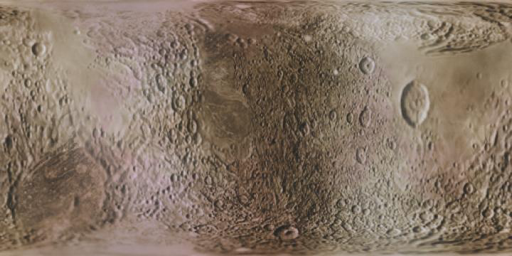
%> input picture Chapter_05/Pluto.png, 512 x 256 px
$ octave --eval "Globe;"   (GNU Octave 9; MATLAB toolbox functions it lacks are replaced by stand-ins)
%> lines starting %> are read from the running program, lines starting %| are printed output that depends on the picture
### General/NewFigure.m
%% NEWFIGURE Create a new named figure window
%% Form:
%   h = NewFigure( x, varargin )
%
%% Description
% Creates a new figure window and assigns it a name.
%
%% Inputs
%   x          (:)    Name for the figure
%   varargin   {}     Parameter pairs to pass to figure()
%
%% Outputs
%   h                 Handle to the figure

%% Copyright
%   Copyright (c) 2016 Princeton Satellite Systems, Inc.
%   All rights reserved.

function h = NewFigure( x, varargin )

h = figure(varargin{:});
set(h,'Name',x);

### Chapter_05/Globe.m

%% GLOBE Draws a three dimensional map of a planet.
%
%% Form
%   p = Globe( planet, rad )ius
%
%% Description
% Turns on mouse driven 3D rotation. String inputs are
%
% You generate the planet data structure like this example for a gray
% scale image of pluto;
%
% The replication of the image map is needed because the png is gray scale.
%
% p = imread('PlutoGray.png');
% p3(:,:,1) = p;
% p3(:,:,2) = p;
% p3(:,:,3) = p;
%
%% Inputs
%   planet	(1,:)	Image file  name or nxnx3 matrix
%   radius	(1,1)	Radius
%
%% Outputs
%   None
%

function Globe( planet, radius )


% Defaults
if( nargin < 1 )
  planet = 'Pluto.png';
  radius = 1151;
end

if( ischar(planet) )
  planetMap = imread(planet);
%> planetMap is the input picture: size 256x512x3 uint8; mean R, G, B 133.2, 116.2, 100.6
else
  planetMap = planet;
end

NewFigure('Globe')

[x,y,z] = sphere(50);
x       = x*radius;
y       = y*radius;
z       = z*radius;
hSurf   = surface(x,y,z);
grid on;
for i= 1:3
  planetMap(:,:,i)=flipud(planetMap(:,:,i));
end
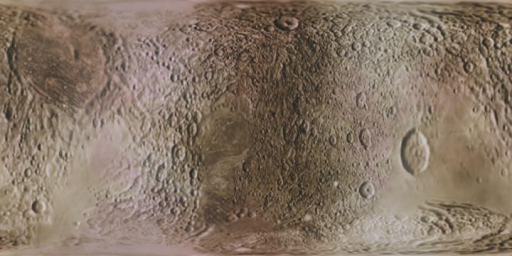
%> planetMap: size 256x512x3 uint8; mean R, G, B 133.2, 116.2, 100.6; mean of the top-left, top-right, bottom-left and bottom-right quarters 113.9, 109.1, 126.8, 116.9
%> `Globe;`:
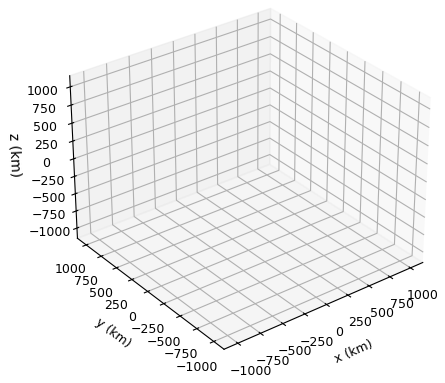
%> figure redrawn from the program's plot data
set(hSurf,'Cdata',planetMap,'Facecolor','texturemap');
set(hSurf,'edgecolor', 'none',...
          'EdgeLighting', 'phong','FaceLighting', 'phong',...
          'specularStrength',0.1,'diffuseStrength',0.9,...
          'SpecularExponent',0.5,'ambientStrength',0.2,...
          'BackFaceLighting','unlit');

view(3);
xlabel('x (km)')
ylabel('y (km)')
zlabel('z (km)')
rotate3d on
axis image
